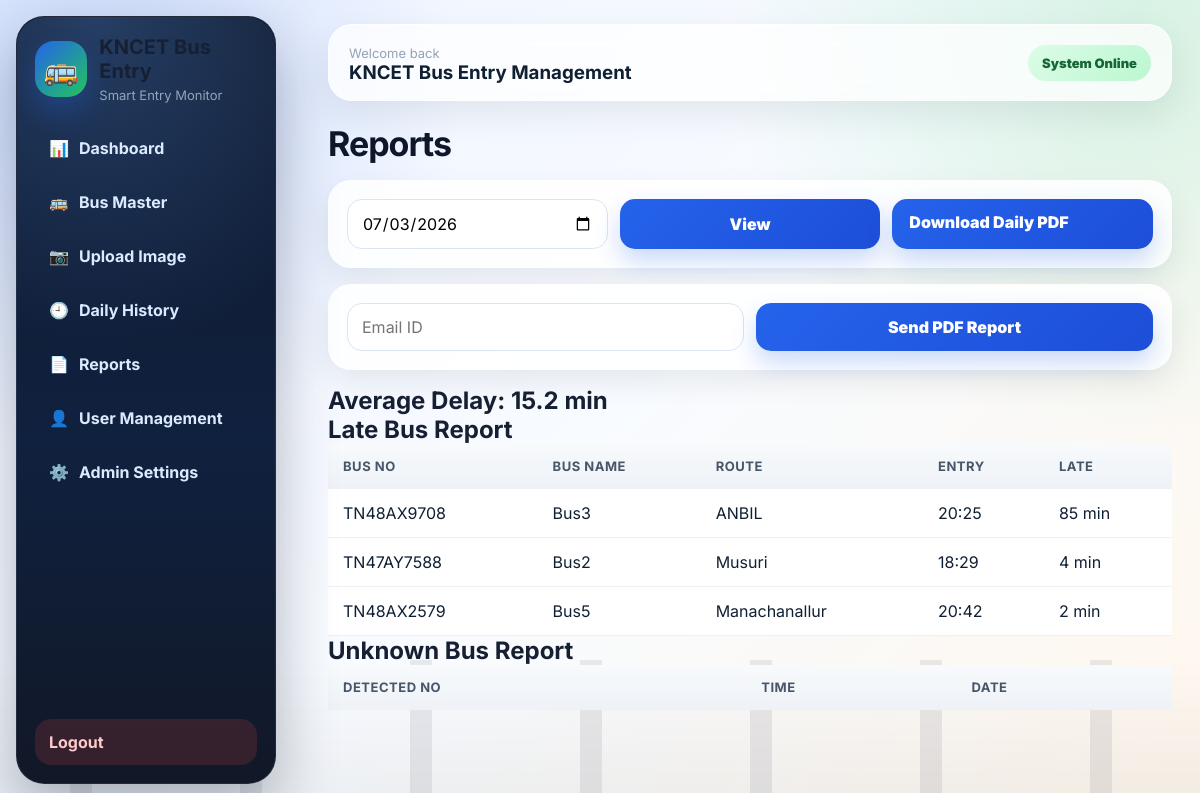
The page /reports (signed in) on the database its author committed.
### tables this page shows
CREATE TABLE entry_logs (
        id INTEGER PRIMARY KEY AUTOINCREMENT,
        bus_id INTEGER,
        bus_number TEXT NOT NULL,
        bus_name TEXT,
        driver_name TEXT,
        route_name TEXT,
        scheduled_entry_time TEXT,
        actual_entry_time TEXT,
        actual_exit_time TEXT,
        entry_status TEXT,
        late_minutes INTEGER DEFAULT 0,
        bus_status TEXT DEFAULT 'INSIDE',
        image_path TEXT,
        log_date TEXT NOT NULL,
        created_at TEXT NOT NULL, entry_type TEXT DEFAULT 'FIRST ENTRY', duplicate_count INTEGER DEFAULT 1,
        FOREIGN KEY(bus_id) REFERENCES buses(id)
    );

### app.py (the view)
@app.route("/reports")
@login_required
def reports():
    date = request.args.get("date", datetime.now().strftime("%Y-%m-%d"))
    late = rows("SELECT * FROM entry_logs WHERE log_date=? AND entry_status='LATE' ORDER BY late_minutes DESC", (date,))
    unknown = rows("SELECT * FROM unknown_buses WHERE log_date=? ORDER BY id DESC", (date,))
    avg = one("SELECT COALESCE(ROUND(AVG(late_minutes),1),0) c FROM entry_logs WHERE log_date=?", (date,))["c"]
    return render_template("reports.html", date=date, late=late, unknown=unknown, avg=avg)

### app.py (called while the page is built)
def login_required(fn):
    @wraps(fn)
    def wrapper(*args, **kwargs):
        if "admin_id" not in session:
            return redirect(url_for("login"))
        return fn(*args, **kwargs)
    return wrapper

def rows(query, params=()):
    conn = get_db(); cur = conn.cursor(); cur.execute(query, params)
    data = [dict(r) for r in cur.fetchall()]
    conn.close(); return data

def one(query, params=()):
    conn = get_db(); cur = conn.cursor(); cur.execute(query, params)
    r = cur.fetchone(); conn.close(); return dict(r) if r else None

### database.py (called while the page is built)
def get_db():
    conn = sqlite3.connect(DB_NAME)
    conn.row_factory = sqlite3.Row
    return conn

### templates/reports.html
{% extends 'base.html' %}{% block content %}<h1>Reports</h1><form class="search"><input type="date" name="date" value="{{date}}"><button>View</button><a class="btn" href="/download-report?date={{date}}">Download Daily PDF</a></form><form class="search" method="post" action="/email-report"><input type="hidden" name="date" value="{{date}}"><input type="email" name="email" placeholder="Email ID" required><button>Send PDF Report</button></form><h2>Average Delay: {{avg}} min</h2><h2>Late Bus Report</h2><table><tr><th>Bus No</th><th>Bus Name</th><th>Route</th><th>Entry</th><th>Late</th></tr>{% for e in late %}<tr><td>{{e.bus_number}}</td><td>{{e.bus_name or "-"}}</td><td>{{e.route_name}}</td><td>{{e.actual_entry_time}}</td><td>{{e.late_minutes}} min</td></tr>{% endfor %}</table><h2>Unknown Bus Report</h2><table><tr><th>Detected No</th><th>Time</th><th>Date</th></tr>{% for u in unknown %}<tr><td>{{u.detected_number}}</td><td>{{u.detected_time}}</td><td>{{u.log_date}}</td></tr>{% endfor %}</table>{% endblock %}

### static/css/style.css (style rules this page uses)
* { box-sizing:border-box }
html { scroll-behavior:smooth }
body { margin:0;font-family:Inter,Arial,sans-serif;background:#eef4ff;color:#102033;min-height:100vh;position:relative;overflow-x:hidden }
body:before { content:"";position:fixed;inset:0;z-index:-2;background:radial-gradient(circle at 8% 12%,rgba(37,99,235,.18),transparent 28%),radial-gradient(circle at 95% 4%,rgba(34,197,94,.16),transparent 30%),linear-gradient(135deg,#eef4ff 0%,#f8fbff 52%,#fff7ed 100%) }
body:after { content:"";position:fixed;left:0;right:0;bottom:0;height:140px;z-index:-1;background:linear-gradient(180deg,transparent,rgba(15,23,42,.05)),repeating-linear-gradient(90deg,transparent 0 70px,rgba(15,23,42,.08) 70px 92px,transparent 92px 170px) }
.page-head h1,h1 { font-size:34px;margin:0;color:#0f172a;letter-spacing:-.03em }
.section-title h2,h2 { margin:0;color:#172033 }
table { width:100%;border-collapse:collapse;background:#fff;overflow:hidden }
th,td { padding:14px 15px;border-bottom:1px solid #eef2f7;text-align:left;white-space:nowrap }
th { background:linear-gradient(180deg,#f8fafc,#eef2f7);color:#475569;font-size:13px;text-transform:uppercase;letter-spacing:.04em }
.grid,.search { display:grid;grid-template-columns:repeat(auto-fit,minmax(180px,1fr));gap:12px;background:rgba(255,255,255,.84);padding:18px;border-radius:23px;box-shadow:0 12px 30px rgba(15,23,42,.08);margin:16px 0;border:1px solid rgba(255,255,255,.78) }
input,button,.btn { font:inherit }
input { width:100%;padding:13px 14px;border:1px solid #dbe4f0;border-radius:15px;background:#fff;outline:none;transition:.2s }
button,.btn { background:linear-gradient(135deg,#2563eb,#1d4ed8);color:white;border:0;text-decoration:none;cursor:pointer;padding:13px 17px;border-radius:15px;font-weight:900;box-shadow:0 12px 25px rgba(37,99,235,.24);transition:.2s }

### rows shown on the page
entry_logs: bus_number "TN48AX9708", bus_name "Bus3", route_name "ANBIL", actual_entry_time "20:25", late_minutes "85"
entry_logs: bus_number "TN47AY7588", bus_name "Bus2", route_name "Musuri", actual_entry_time "18:29", late_minutes "4"
entry_logs: bus_number "TN48AX2579", bus_name "Bus5", route_name "Manachanallur", actual_entry_time "20:42", late_minutes "2"

### other values the page prints
{{ avg }} "15.2"
